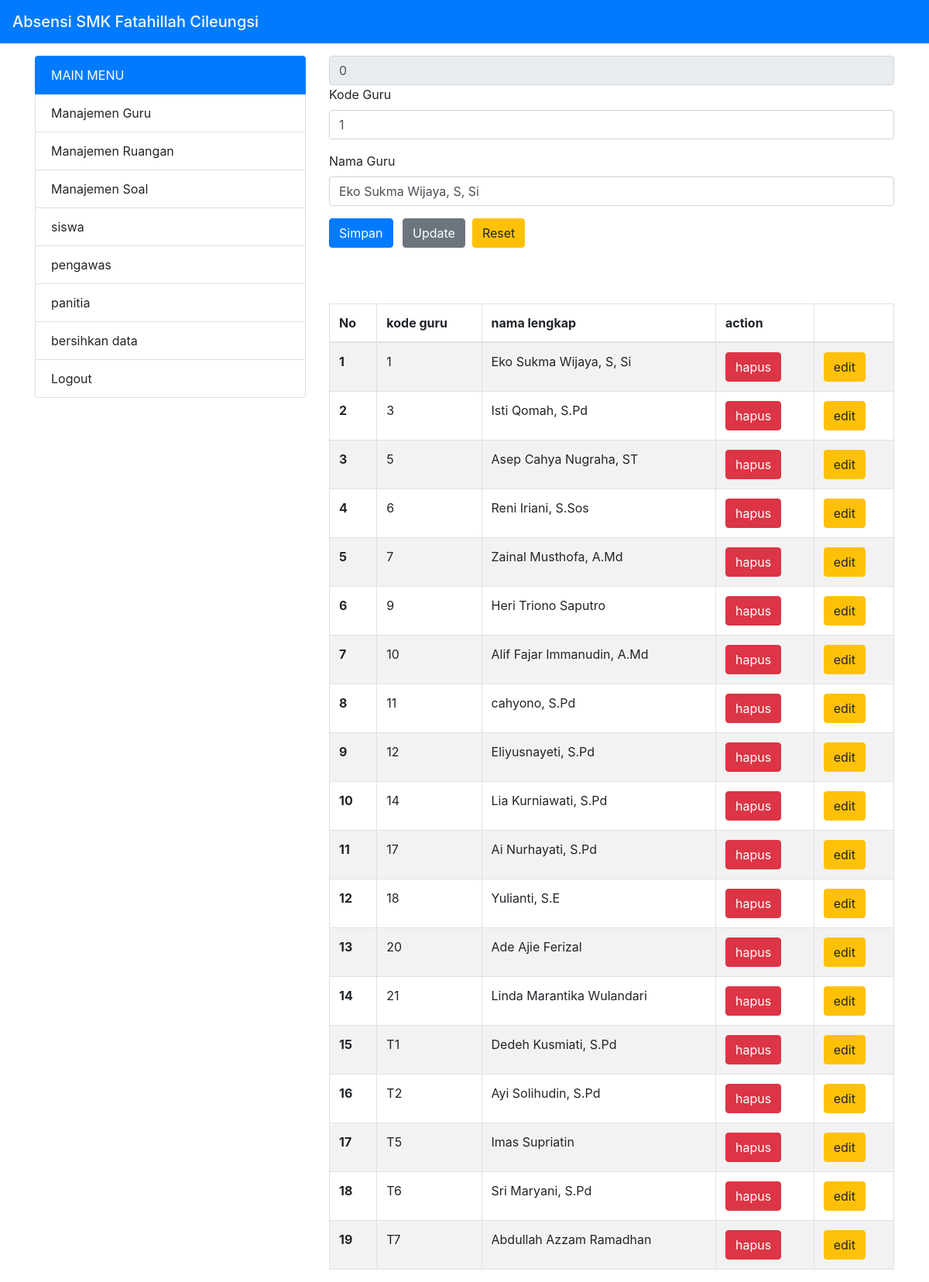
Screenshot of /modul/admin/guru.php?edit=0 with the database file from the repository.
### tables this page shows
CREATE TABLE `tbl_guru` (
  `id` int(11) NOT NULL,
  `kode_guru` varchar(2) NOT NULL,
  `nama_lengkap` varchar(100) NOT NULL
);

### modul/admin/guru.php (the view, shortened to what this page needs)
<?php
    include '../../config/koneksi.php';
        $kodeGuru = null;
        $namaGuru = null;
        $id_update = null;
    if (isset($_GET['edit'])){
      $id= $_GET['edit'];
      $qedit="SELECT * FROM `tbl_guru` WHERE id = $id";
      $query_edit = mysqli_query($conn, $qedit);
      foreach($query_edit as $key => $data){$kodeGuru = $data['kode_guru'];$namaGuru = $data['nama_lengkap'];$id_update = $data['id'];}
    }
?>
<!doctype html>
<html lang="en">
  <head>
    <?php include('../../config/header.php') ?>
  </head>
  <body>
    <?php include 'menu.php'; ?>
    <div class="col-md-8">
    <div class="row justify-content-center">
        <div class="col-md-12">
          <form action="" method="post">
            <div class="form-group">
            <?php if($id_update != null) echo '<input type="text" class="form-control" value ='.$id_update.' name="id_update" readonly>'  ?>
              <label for="kodeGuru">Kode Guru</label>
              <input class="form-control" type="text" value="<?php if($kodeGuru != null) {echo $kodeGuru; }  else { echo null; }   ?>" name="kodeGuru" class="form-control" id="kodeGuru" placeholder="Masukkan Kode Guru">
            </div>
            <div class="form-group">
              <label for="namaGuru">Nama Guru</label>
              <input class="form-control" type="text" value="<?php if($namaGuru != null) {echo $namaGuru; }  else { echo null; } ?>" name="namaGuru" class="form-control" id="namaGuru" placeholder="Masukkan Nama Guru">
            </div>
            <button type="submit" name="simpan"class="btn btn-primary">Simpan</button>
            <button type="submit" name="update" class="btn btn-secondary ml-2">Update</button>&nbsp;
            <a href="guru.php" class="btn btn-warning"> Reset</a>
          </form>
        </div>
      </div><br><br><br>
    <div id="tab">
      <table class="table table-striped table-bordered table-hover" style="width:100%">
          <thead>
              <?php
              $query_guru = mysqli_query($conn, "SELECT * FROM tbl_guru");
              $no = 1;
              ?>
              <tr>
                <th>No</th>
                <th>kode guru</th>
                <th>nama lengkap</th>
                <th>action</th>
                <th></th>
              </tr>
          </thead>
          <tbody>
                <?php while($data_guru = mysqli_fetch_array($query_guru)) {?>
                  <tr>
                    <th><?= $no++ ?></th>
                    <td><?= $data_guru['kode_guru'] ?></td>
                    <td><?= $data_guru['nama_lengkap'] ?></td>
                    <td><a href="?id=<?= $data_guru[0] ?>"><button class="btn btn-danger">hapus</button></a></td>
                    <td><a href="?edit=<?= $data_guru[0] ?>"><button class="btn btn-warning">edit</button></a></td>
                  </tr>
                <?php } ?>
          </tbody>
      </table>
    </div>
    </div>
    </div>
    </div>
  </body>
</html>

### rows the page displays
tbl_guru: id_update "0", kodeGuru "1", namaGuru "Eko Sukma Wijaya, S, Si", kode_guru "1", nama_lengkap "Eko Sukma Wijaya, S, Si"
tbl_guru: kode_guru "3", nama_lengkap "Isti Qomah, S.Pd"
tbl_guru: kode_guru "5", nama_lengkap "Asep Cahya Nugraha, ST"
tbl_guru: kode_guru "6", nama_lengkap "Reni Iriani, S.Sos"
tbl_guru: kode_guru "7", nama_lengkap "Zainal Musthofa, A.Md"
tbl_guru: kode_guru "9", nama_lengkap "Heri Triono Saputro"
tbl_guru: kode_guru "10", nama_lengkap "Alif Fajar Immanudin, A.Md"
tbl_guru: kode_guru "11", nama_lengkap "cahyono, S.Pd"
tbl_guru: kode_guru "12", nama_lengkap "Eliyusnayeti, S.Pd"
tbl_guru: kode_guru "14", nama_lengkap "Lia Kurniawati, S.Pd"
tbl_guru: kode_guru "17", nama_lengkap "Ai Nurhayati, S.Pd"
tbl_guru: kode_guru "18", nama_lengkap "Yulianti, S.E"
tbl_guru: kode_guru "20", nama_lengkap "Ade Ajie Ferizal"
tbl_guru: kode_guru "21", nama_lengkap "Linda Marantika Wulandari"
tbl_guru: kode_guru "T1", nama_lengkap "Dedeh Kusmiati, S.Pd"
tbl_guru: kode_guru "T2", nama_lengkap "Ayi Solihudin, S.Pd"
tbl_guru: kode_guru "T5", nama_lengkap "Imas Supriatin"
tbl_guru: kode_guru "T6", nama_lengkap "Sri Maryani, S.Pd"
tbl_guru: kode_guru "T7", nama_lengkap "Abdullah Azzam Ramadhan"
